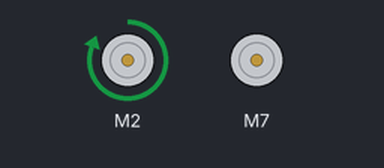
Bench run of a sketch on a simulated Arduino Uno, built with avr-gcc and run on an emulated ATmega328P. Shown: 2 × DC motor (green arrow = forward, orange = backward, longer = faster).

Above: at 0.5 s.
At 3.5 s:
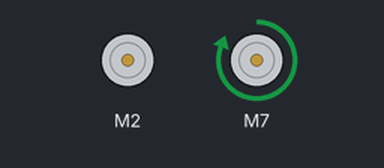
At 7.5 s:
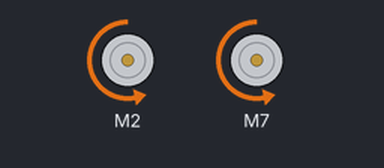
At 14.5 s:
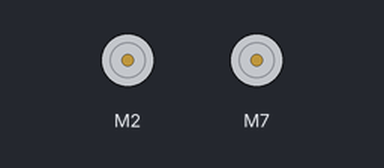
Timing chart, 0 to 15.6 s (numbered marks = the images above):
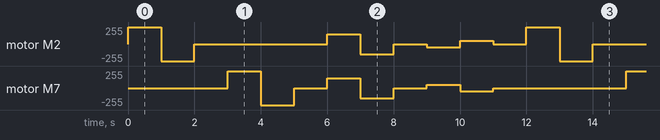

Measured:
- by itself, motor M2: repeats every 12.0 s: backward 255/255 1.0 s, stopped 4.0 s, forward 150/255 1.0 s, backward 150/255 1.0 s, stopped 1.0 s, backward 50/255 1.0 s, forward 50/255 1.0 s, stopped 1.0 s, forward 255/255 1.0 s
- by itself, motor M7: repeats every 12.0 s: backward 255/255 1.0 s, stopped 1.0 s, forward 150/255 1.0 s, backward 150/255 1.0 s, stopped 1.0 s, forward 50/255 1.0 s, backward 50/255 1.0 s, stopped 4.0 s, forward 255/255 1.0 s

The sketch:

TB6612FNG-motor.ino
```cpp
/******************************************************************************
TestRun.ino
TB6612FNG H-Bridge Motor Driver Example code
Michelle @ SparkFun Electronics
8/20/16
https://github.com/sparkfun/SparkFun_TB6612FNG_Arduino_Library

Uses 2 motors to show examples of the functions in the library.  This causes
a robot to do a little 'jig'.  Each movement has an equal and opposite movement
so assuming your motors are balanced the bot should end up at the same place it
started.

Resources:
TB6612 SparkFun Library

Development environment specifics:
Developed on Arduino 1.6.4
Developed with ROB-9457

Motor Driver -> Arduino Pin Number

1) PWMA -> 5 pmw
2) INA1 -> 2
3) INA2 -> 4
4) PWMB -> 6 pmw
5) INB1 -> 7
6) INB2 -> 8

******************************************************************************/

// This is the library for the TB6612 that contains the class Motor and all the
// functions
#include <SparkFun_TB6612.h>

// Pins for all inputs, keep in mind the PWM defines must be on PWM pins
// the default pins listed are the ones used on the Redbot (ROB-12097) with
// the exception of STBY which the Redbot controls with a physical switch
#define AIN1 2
#define BIN1 7
#define AIN2 4
#define BIN2 8
#define PWMA 5
#define PWMB 6
#define STBY 9

// these constants are used to allow you to make your motor configuration
// line up with function names like forward.  Value can be 1 or -1
const int offsetA = 1;
const int offsetB = 1;

// Initializing motors.  The library will allow you to initialize as many
// motors as you have memory for.  If you are using functions like forward
// that take 2 motors as arguements you can either write new functions or
// call the function more than once.
Motor motor1 = Motor(AIN1, AIN2, PWMA, offsetA, STBY);
Motor motor2 = Motor(BIN1, BIN2, PWMB, offsetB, STBY);

void setup() {
  //Nothing here
}


void loop() {
  //Use of the drive function which takes as arguements the speed
  //and optional duration.  A negative speed will cause it to go
  //backwards.  Speed can be from -255 to 255.  Also use of the
  //brake function which takes no arguements.
  motor1.drive(255, 1000);
  motor1.drive(-255, 1000);
  motor1.brake();
  delay(1000);

  //Use of the drive function which takes as arguements the speed
  //and optional duration.  A negative speed will cause it to go
  //backwards.  Speed can be from -255 to 255.  Also use of the
  //brake function which takes no arguements.
  motor2.drive(255, 1000);
  motor2.drive(-255, 1000);
  motor2.brake();
  delay(1000);

  //Use of the forward function, which takes as arguements two motors
  //and optionally a speed.  If a negative number is used for speed
  //it will go backwards
  forward(motor1, motor2, 150);
  delay(1000);

  //Use of the back function, which takes as arguments two motors
  //and optionally a speed.  Either a positive number or a negative
  //number for speed will cause it to go backwards
  back(motor1, motor2, -150);
  delay(1000);

  //Use of the brake function which takes as arguments two motors.
  //Note that functions do not stop motors on their own.
  brake(motor1, motor2);
  delay(1000);

  //Use of the left and right functions which take as arguements two
  //motors and a speed.  This function turns both motors to move in
  //the appropriate direction.  For turning a single motor use drive.
  left(motor1, motor2, 100);
  delay(1000);
  right(motor1, motor2, 100);
  delay(1000);

  //Use of brake again.
  brake(motor1, motor2);
  delay(1000);
}
```
